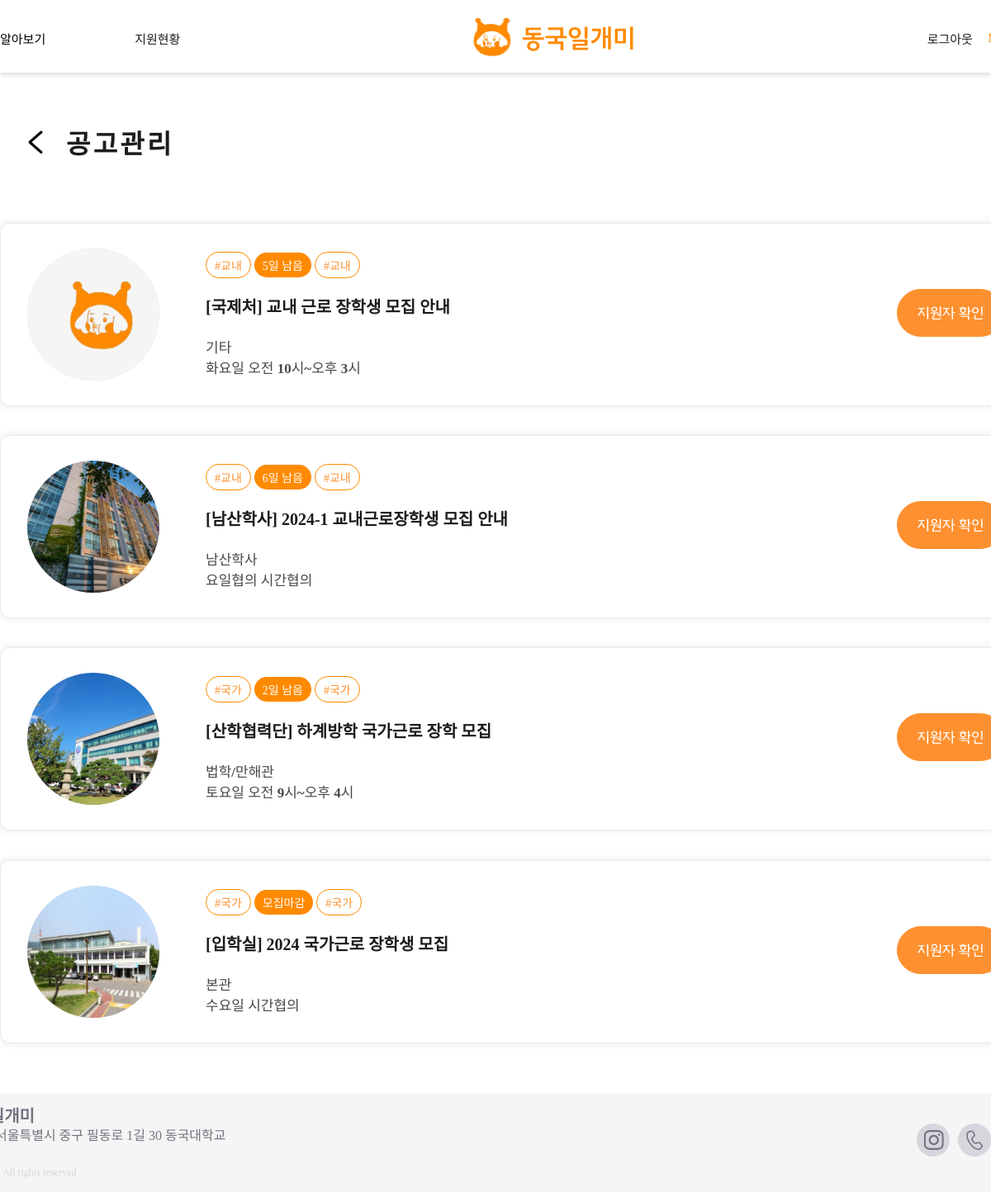
Screenshot of /users/staff-mypost/ (signed in) with the database file from the repository.
### main/models.py (models this page shows, shortened)
class Post(models.Model):
    writer = models.ForeignKey(User, null=False, blank=False, on_delete=models.CASCADE)
    title = models.CharField(max_length=50)
    organization = models.CharField(max_length=50, null=True)
    department = models.CharField(max_length=50, null=True)
    is_income_bracket = models.PositiveIntegerField(null=False, default=0) #boolean
    start_date = models.DateField(null=True)
    end_date = models.DateField(null=True)
    deadline = models.DateField(null=True)
    day_left = models.IntegerField(null=True)
    place = models.CharField(max_length=50, blank=False)
    time = models.TextField(null=False)
    recruitment = models.PositiveIntegerField(default=0)
    wage = models.PositiveIntegerField(null=True, default=0)
    body = models.TextField()
    file = models.ImageField(upload_to="post/", blank=True, null=True)
    pub_date = models.DateTimeField()
    scrap = models.ManyToManyField(User, related_name='scraped', blank=True, default=None)
    scrap_count = models.PositiveIntegerField(default=0)
    applicated_count = models.PositiveIntegerField(default=0)

### users/views.py (the view)
# urls.py: path('staff-mypost/', staff_mypost, name="staff-mypost"),
def staff_mypost(request):
    posts = Post.objects.filter(writer=request.user.id)
    return render(request, 'users/staff_mypost.html', {'posts':posts})

### users/templates/users/staff_mypost.html (shortened to what this page needs)
{% extends 'base.html' %}
{% load static %}
{% block content %}
<link
    rel="stylesheet"
    type="text/css"
    href="{% static 'css/users/staff_mypost.css'%}"
/>
<div class="test">
<div class="content" id="header">
    <a href="javascript:history.back()">
        <img src="{% static 'images/icons/vector.svg' %}" id="vector">
    </a>
    <span class="Capital Caption" style="margin-left:-0.5em; margin-bottom:0.5em;">공고관리</span>
</div>
<div class="content" id="main2">
    {% if posts %}
        {% for post in posts %}
        <div class="card">
            <span class="photo">
                <span class="architecture">
                    {% if post.place == '경영/사회과학관' %}
                        <img src="{% static 'images/buildings/경영사회과학관.png' %}" alt="cardImage">
                    {% elif post.place == '과학관' %}
                        <img src="{% static 'images/buildings/과학관.png' %}" alt="cardImage" >
                    {% elif post.place == '남산학사' %}
                        <img src="{% static 'images/buildings/남산학사.png' %}" alt="cardImage" >
                    {% elif post.place == '다향관' %}
                        <img src="{% static 'images/buildings/다향관.png' %}" alt="cardImage" >
                    {% elif post.place == '명진관' %}
                        <img src="{% static 'images/buildings/명진관.png' %}" alt="cardImage" >
                    {% elif post.place == '법학/만해관' %}
                        <img src="{% static 'images/buildings/법학만해관.png' %}" alt="cardImage" >
                    {% elif post.place == '본관' %}
                        <img src="{% static 'images/buildings/본관.png' %}" alt="cardImage" >
                    {% elif post.place == '신공학관' %}
                        <img src="{% static 'images/buildings/신공학관.png' %}" alt="cardImage" >
                    {% elif post.place == '원흥관' %}
                        <img src="{% static 'images/buildings/원흥관.png' %}" alt="cardImage" >
                    {% elif post.place == '정보문화관' %}
                        <img src="{% static 'images/buildings/정보문화관.png' %}" alt="cardImage" >
                    {% elif post.place == '중앙도서관' %}
                        <img src="{% static 'images/buildings/중앙도서관.png' %}" alt="cardImage" >
                    {% elif post.place == '학림관' %}
                        <img src="{% static 'images/buildings/학림관.png' %}" alt="cardImage" >
                    {% elif post.place == '학술문화관' %}
                        <img src="{% static 'images/buildings/학술문화관.png' %}" alt="cardImage" >
                    {% elif post.place == '혜화관' %}
                        <img src="{% static 'images/buildings/혜화관.png' %}" alt="cardImage" >
                    {% elif post.place == '기타' %}
                        <img src="{% static 'images/buildings/기타.png' %}" alt="cardImage" >
                    {% endif %}
                </span>
            </span>
            <span class="detail">
                <div class="information">
                    <span class="info classification small orange">
                        #{{post.department}}
                    </span>
                    <span class="info date small white">
                        {% if post.day_left >= 0 %}
                            {{ post.day_left }}일 남음
                        {% else %}
                            모집마감
                        {% endif %}
                    </span>
                    <span class="info classification small orange">
                        #{{post.department}}
                    </span>
                </div>
                <a class="title Caption big" href="{% url 'main:post-detail' post.id %}">
                    [{{post.organization}}] {{post.title}}
                </a>
                <div class="Caption light up">
                    <div>{{post.place}}</div>
                    <div>{{post.time}}</div>
                </div>
            </span>
            <a href="{% url 'users:staff-appslist' post.id %}" class="more_info">
                <img src="{% static 'images/icons/check_applicator.svg' %}"/>
            </a>
        </div>
        {% endfor %}
    {% endif %}
</div>
</div>
{% endblock %}

### project/static/css/shared/topnav.css (style rules this page uses)
.Caption { color: #1C1C1E; font-family: "SUITE Variable"; font-size: 15px; font-style: normal; font-weight: 550; line-height: normal; }
a { display: inline-block; white-space: nowrap; text-decoration-line: none; }
a { color: inherit; text-decoration: none; }

### project/static/css/users/staff_mypost.css (style rules this page uses)
.test { display: flex; flex-direction: column; width: 100%; max-width: 1300px; }
.content { display: flex; flex-direction: column; width: 73vw; max-width: 1300px; gap: 10px; }
@media (min-width: 1051px) { .content { align-items: start; justify-content: center; } }
#header { width: 100%; margin-top: 0px; flex-direction: row; align-items: center; justify-content: flex-start; }
#vector { width: 86px; height: 74px; }
#main2 { width: 100%; margin-top: 3em; gap: 2.2em; margin-bottom: 60px; }
.card { position: relative; display:flex; width: 1300px; height: 13.75em; flex-shrink: 0; border-radius: 0.75em; border: 1px solid #EBEBEB; background: #FFF; box-shadow: 0px 0px 10px 0px rgba(0, 0, 0, 0.10); align-items: center; }
.photo { margin-left: 2em; }
.architecture { display:flex; width: 10em; height: 10em; border-radius:50%; background-color: #D3D3D3; overflow: hidden; }
.detail { margin-left: 3.5em; margin-right: 6.25em; }
.information { margin-bottom: 19px; }
.information .info { display: inline-block; }
.classification { display: flex; padding: 5px 10px; justify-content: center; align-items: center; gap: 8px; flex-shrink: 0; border-radius: 30px; border: 1px solid #FF8A00; background: #FFF; }
.date { display: flex; padding: 5px 10px; justify-content: center; align-items: center; gap: 8px; flex-shrink: 0; border-radius: 30px; background: #FF8A00; }
.more_info { margin-left: auto; margin-right: 5.31em; }
.Capital { font-size: 32px; font-style: normal; font-weight: 700; line-height: 10px; letter-spacing: 3.2px; }
.orange { color:#FE902F; }
.white { color: #FFF; }
.small { font-size: 14px; font-weight: 500; }
.big { font-size: 20px; font-weight: 600; }
.light { color: rgba(28, 28, 30, 0.80); font-size: 17px; }
.up { margin-top: 22px; }

### project/templates/base.html (style rules this page uses)
body { display: flex; flex-direction: column; min-height: 100vh; margin: 0; }

### rows the page displays
Post: department "교내", day_left "5", organization "국제처", title "교내 근로 장학생 모집 안내", place "기타", time "화요일 오전 10시~오후 3시"
Post: department "교내", day_left "6", organization "남산학사", title "2024-1 교내근로장학생 모집 안내", place "남산학사", time "요일협의 시간협의"
Post: department "국가", day_left "2", organization "산학협력단", title "하계방학 국가근로 장학 모집", place "법학/만해관", time "토요일 오전 9시~오후 4시"
Post: department "국가", day_left "모집마감", organization "입학실", title "2024 국가근로 장학생 모집", place "본관", time "수요일 시간협의"
